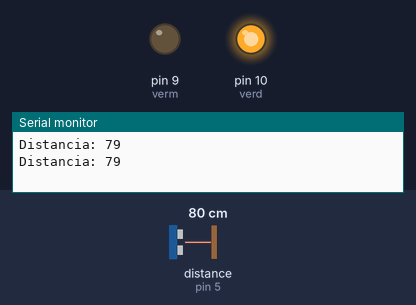
This sketch was run on a simulated Arduino Uno, built with avr-gcc and run on an emulated ATmega328P. Parts: output pins drawn as LEDs (lit = HIGH), the last lines printed to the serial monitor. Wiring (inferred from the names in the program): ultrasonic range finder: trigger pin 6; echo pin 5. The inputs (shaded band) are chosen by the test bench; at power-on: distance to the obstacle (sensor on pin 5) 80 cm. The echo pulse lasts 58.3 µs per cm; pins used as bus, display or sensor lines are not drawn.

Above: at 1.8 s.
1.9 s: distance to the obstacle (sensor on pin 5) set to 12 cm
3.4 s: distance to the obstacle (sensor on pin 5) set to 9 cm
At 4.8 s:
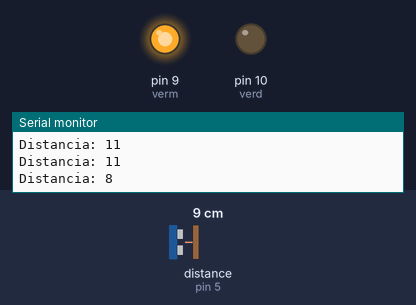
5.5 s: distance to the obstacle (sensor on pin 5) set to 18 cm
At 6.4 s:
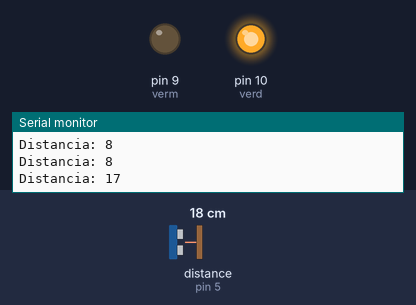
7.5 s: distance to the obstacle (sensor on pin 5) set to 2 cm
At 9.2 s:
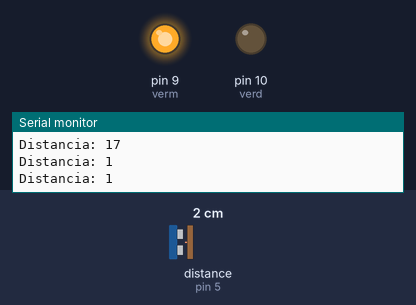
Timing chart, 0 to 10.5 s (numbered marks = the images above; inputs shaded):
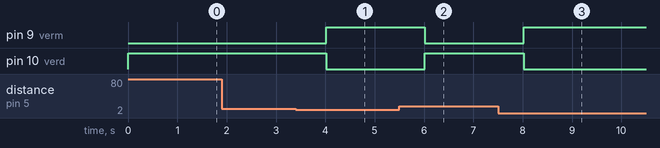

Measured:
- the behaviour switches between 11 and 10 cm on distance to the obstacle (sensor on pin 5) (found by bisection; images 0 and 1)
- after the input at 3.4 s, pin 9 (verm): LOW → HIGH after 0.62 s; pin 10 (verd): HIGH → LOW after 0.62 s
- after the input at 5.5 s, pin 9 (verm): HIGH → LOW after 0.52 s; pin 10 (verd): LOW → HIGH after 0.52 s
- after the input at 7.5 s, pin 9 (verm): LOW → HIGH after 0.52 s; pin 10 (verd): HIGH → LOW after 0.52 s

The sketch:

practica_2.2ap.ino
```cpp
//defineixo els pins que usaré
const int EchoPin = 5;
const int TriggerPin = 6;
const int verm=9;
const int verd=10;

void setup() {
  Serial.begin(9600);
  pinMode(TriggerPin, OUTPUT);
  pinMode(EchoPin, INPUT);
  pinMode(verm, OUTPUT);
  pinMode(verd, OUTPUT);
  digitalWrite(verm, LOW);
  digitalWrite(verd, LOW);
}

void loop() {
  int cm = ping(TriggerPin, EchoPin);
  if(cm < 10){
    digitalWrite(verm, HIGH);
    digitalWrite(verd, LOW);
  } else {
    digitalWrite(verm, LOW);
    digitalWrite(verd, HIGH);
  }
  Serial.print("Distancia: ");
  Serial.println(cm);
  delay(1000);
}

//funció que em retorna la distància
int ping(int TriggerPin, int EchoPin) {
  long duration, distanceCm;
  digitalWrite(TriggerPin, LOW); //per obtenir un pols net el posem LOW 4us
  delayMicroseconds(4);
  digitalWrite(TriggerPin, HIGH); //generem el Trigger de 10us
  delayMicroseconds(10);
  digitalWrite(TriggerPin, LOW);
  duration = pulseIn(EchoPin, HIGH); //mesurem el temps entre polsos, en microsegons
  distanceCm = duration * 10 / 292/ 2; //calculem la distància, en cm
  return distanceCm;
}
```
